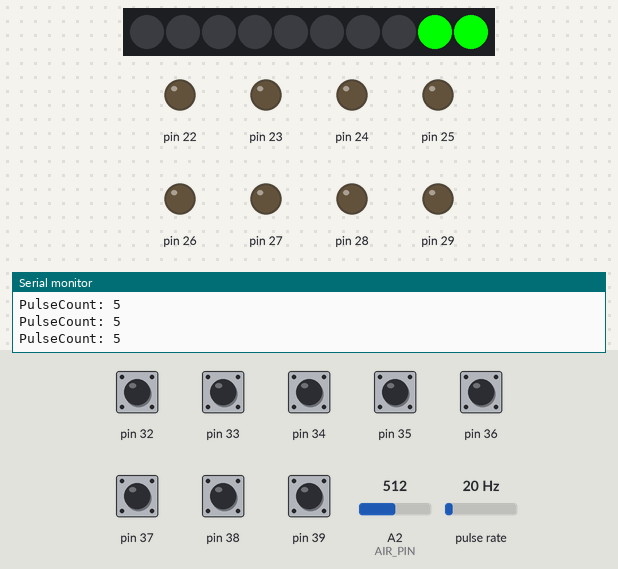
Recording of a sketch running on a simulated Arduino Mega 2560, built with avr-gcc and run on an emulated ATmega2560. Shown: 10 RGB LEDs in strip order, left to right, output pins drawn as LEDs (lit = HIGH), the last lines printed to the serial monitor. Wiring (inferred from the names in the program): pulse sensor: data pin 2. The inputs (shaded band) are chosen by the test bench; at power-on: pin 32–39 HIGH, pulse rate 20 Hz, A2 (AIR_PIN) = 512.

Above: at 1.2 s.
1.3 s: pulse rate (sensor on pin 2) set to 5 Hz
3.7 s: pulse rate (sensor on pin 2) set to 2 Hz
At 4.4 s:
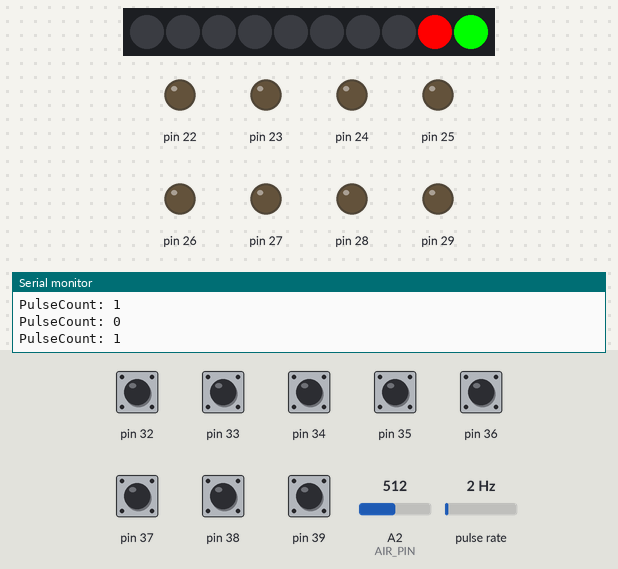
5.5 s: A2 (AIR_PIN) set to 116
7.0 s: A2 (AIR_PIN) set to 102
At 7.8 s:
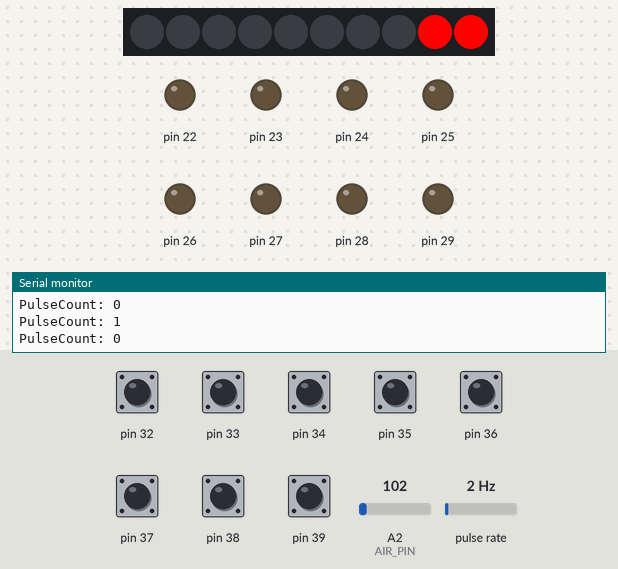
8.5 s: pin 32 pulled LOW for 0.15 s
At 8.58 s:
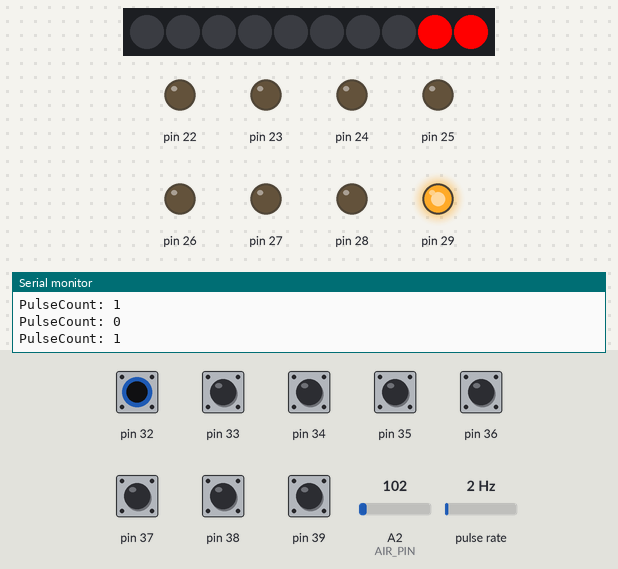
10.1 s: pin 33 pulled LOW for 0.15 s
At 10.17 s:
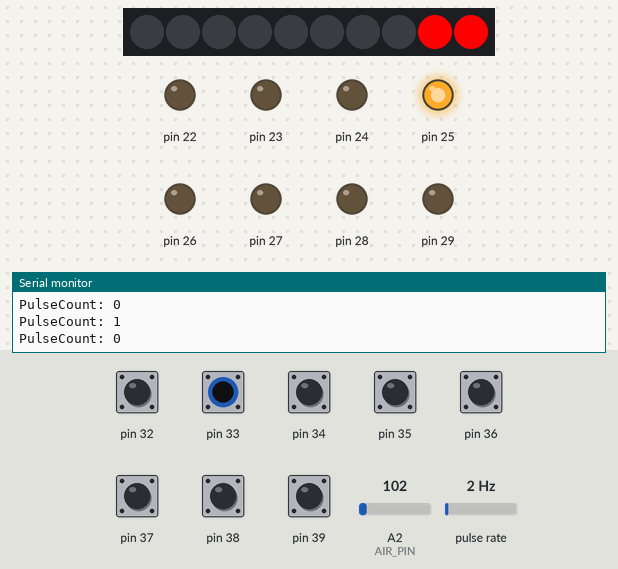
Timing chart, 0 to 12.7 s (numbered marks = the images above; inputs shaded):
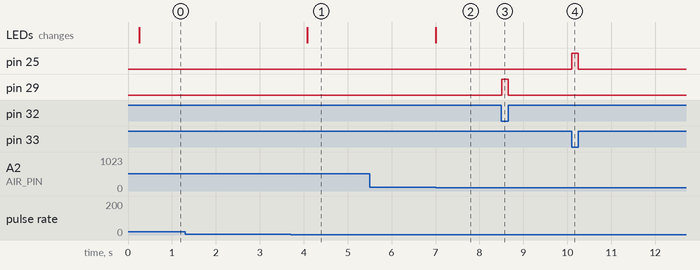

Measured:
- the behaviour switches between 4 and 3 Hz on pulse rate (sensor on pin 2) (found by bisection; images 0 and 1)
- the behaviour switches between 108 and 107 on A2 (AIR_PIN) (found by bisection; images 1 and 2)
- after the input at 3.7 s, the LEDs: change after 0.38 s (image 1)
- after the input at 7.0 s, the LEDs: change at once (image 2)
- after the input at 8.5 s, pin 29: LOW → HIGH at once, → LOW 0.15 s later
- after the input at 10.1 s, pin 25: LOW → HIGH at once, → LOW 0.15 s later

The sketch:

LaserControlSystem.ino
```cpp
// (licence header left out)
#include <Adafruit_NeoPixel.h>
#include "LCS_PressureTransducer.h"
#include "LCS_Relay.h"

#ifdef __AVR__
  #include <avr/power.h>
#endif

// Defines
#define LED_PIN   40
#define LED_CNT   10
#define FLOW_PIN  2
#define AIR_PIN   A2

// Instantiations
Adafruit_NeoPixel lights(LED_CNT, LED_PIN, NEO_GRB + NEO_KHZ800);
LCS_PressureTransducer airflow(AIR_PIN);
LCS_Relay relay_machine(lights,     29, 32, 7); // Machine Power
LCS_Relay relay_chiller(lights,     25, 33, 6); // Water Chiller
LCS_Relay relay_air_assist(lights,  27, 37, 1); // Air Assist
LCS_Relay relay_exhaust(lights,     28, 35, 4); // Exhaust Fan
LCS_Relay relay_computer(lights,    24, 36, 0); // Computer
LCS_Relay relay_aux0(lights,        23, 34, 5); // Aux 01
LCS_Relay relay_aux1(lights,        22, 38, 2); // Aux 02
LCS_Relay relay_aux2(lights,        26, 39, 3); // Aux 03


// Global Variables
unsigned long prev_time;
int main_loop_delay = 250;
int flow_threshold = 4;
float air_threshold = 1.0;
volatile byte pulse_count;
float psi;

void setup() {
  Serial.begin(115200);

  // Lights Setup
  lights.begin();
  lights.show();
  lights.setBrightness(255);

  // Flow Sensor Setup
  pinMode(FLOW_PIN, INPUT_PULLUP);
  digitalWrite(FLOW_PIN, HIGH);
  pulse_count = 0;
  prev_time = 0;
  attachInterrupt(digitalPinToInterrupt(FLOW_PIN), pulseCounter, RISING);

  Serial.println("Boot Sequence Complete");
}

void loop() {
  // Water Flow Timer
  if((millis() - prev_time) > main_loop_delay) {
    detachInterrupt(digitalPinToInterrupt(FLOW_PIN));
    Serial.print("PulseCount: ");
    Serial.println(pulse_count);


    // Change light color if pulse_count is greater than
    // the threshold value.
    if(pulse_count == 0) {
      lights.setPixelColor(8, lights.Color(255, 0, 0));
      lights.show();
    } else if(pulse_count > flow_threshold) {
      lights.setPixelColor(8, lights.Color(0, 255, 0));
      lights.show();
    }

    prev_time = millis();
    pulse_count = 0;
    attachInterrupt(digitalPinToInterrupt(FLOW_PIN), pulseCounter, RISING);
  }

  // Check Air Pressure
  psi = airflow.getPSI();
  if(psi < 1) {
    lights.setPixelColor(9, lights.Color(255,0,0));
    lights.show();
  } else if(psi > air_threshold) {
    lights.setPixelColor(9, lights.Color(0, 255, 0));
    lights.show();
  }

  // Switch/Relay Updates
  relay_machine.update();
  relay_chiller.update();
  relay_air_assist.update();
  relay_exhaust.update();
  relay_computer.update();
  relay_aux0.update();
  relay_aux1.update();
  relay_aux2.update();
}

void pulseCounter()
{
  pulse_count++;
}
```

LCS_PressureTransducer.cpp
```cpp
#include <Arduino.h>
#include "LCS_PressureTransducer.h"

LCS_PressureTransducer::LCS_PressureTransducer(int pin) {
  _inputPin = pin;
  _pressureZero = 99.0;
  _pressureMax = 921.0;
  _maxPSI = 100;

}

void LCS_PressureTransducer::setMaxPSI(int maxPSI) {
  _maxPSI = maxPSI;
}

int LCS_PressureTransducer::getMaxPSI() {
  return _maxPSI;
}

void LCS_PressureTransducer::setCalibration(int pressureZero, int pressureMax) {
  _pressureZero = pressureZero;
  _pressureMax = pressureMax;
}

float LCS_PressureTransducer::getPSI() {
  _pressureValue = analogRead(_inputPin); //reads value from input pin and assigns to variable
  _pressureValue = ((_pressureValue-_pressureZero)*_maxPSI)/(_pressureMax-_pressureZero); //conversion equation to convert analog reading to psi
  return _pressureValue;
}
```

LCS_PressureTransducer.h
```cpp
#ifndef LCS_PRESSURETRANSDUCER_LIB_H
#define LCS_PRESSURETRANSDUCER_LIB_H

#include <Arduino.h>

class LCS_PressureTransducer {
  public:
    LCS_PressureTransducer(int pin);
    void setMaxPSI(int maxPSI);
    int getMaxPSI();
    void setCalibration(int pressureZero, int pressureMax);
    float getPSI();

  private:
    int _inputPin;
    int _maxPSI;
    int _pressureZero;
    int _pressureMax;
    float _pressureValue;
};

#endif
```

LCS_Relay.cpp
```cpp
#include <Arduino.h>
#include "LCS_Relay.h"

LCS_Relay::LCS_Relay(Adafruit_NeoPixel& lights, int relay_pin, int switch_pin, int light_num) {
  _relay_pin  = relay_pin;
  _switch_pin = switch_pin;
  _light_num  = light_num;
  _lights     = lights;
  pinMode(_relay_pin, OUTPUT);
  pinMode(_switch_pin, INPUT_PULLUP);

}
void LCS_Relay::update() {
  if(digitalRead(_switch_pin) == 0) {
    digitalWrite(_relay_pin, HIGH);
    _lights.setPixelColor(_light_num, _lights.Color(0, 255, 0));
    _lights.show();
    _state = true;
  } else {
    digitalWrite(_relay_pin, LOW);
    _lights.setPixelColor(_light_num, _lights.Color(255, 0, 0));
    _lights.show();
    _state = false;
  }
}

void LCS_Relay::on() {
  digitalWrite(_relay_pin, HIGH);
  _state = getDigitalState();
}

void LCS_Relay::off() {
  digitalWrite(_relay_pin, LOW);
  _state = getDigitalState();
}

bool LCS_Relay::getState() {
  return getDigitalState();
}

int LCS_Relay::getDigitalState() {
  uint8_t bit = digitalPinToBitMask(_relay_pin);
  uint8_t port = digitalPinToPort(_relay_pin);
  if (port == NOT_A_PIN) {
    return LOW;
  }

  return (*portOutputRegister(port) & bit) ? HIGH : LOW;
}
```

LCS_Relay.h
```cpp
#ifndef LCS_RELAY_LIB_H
#define LCS_RELAY_LIB_H

#include <Arduino.h>
#include <Adafruit_NeoPixel.h>

class LCS_Relay {
  public:
    LCS_Relay(Adafruit_NeoPixel& lights, int relay_pin, int switch_pin, int light_num);
    void update();
    void on();
    void off();
    bool getState();
  private:
    int _relay_pin;
    int _switch_pin;
    int _light_num;
    Adafruit_NeoPixel _lights;
    bool _state;
    int getDigitalState();
};

#endif
```
